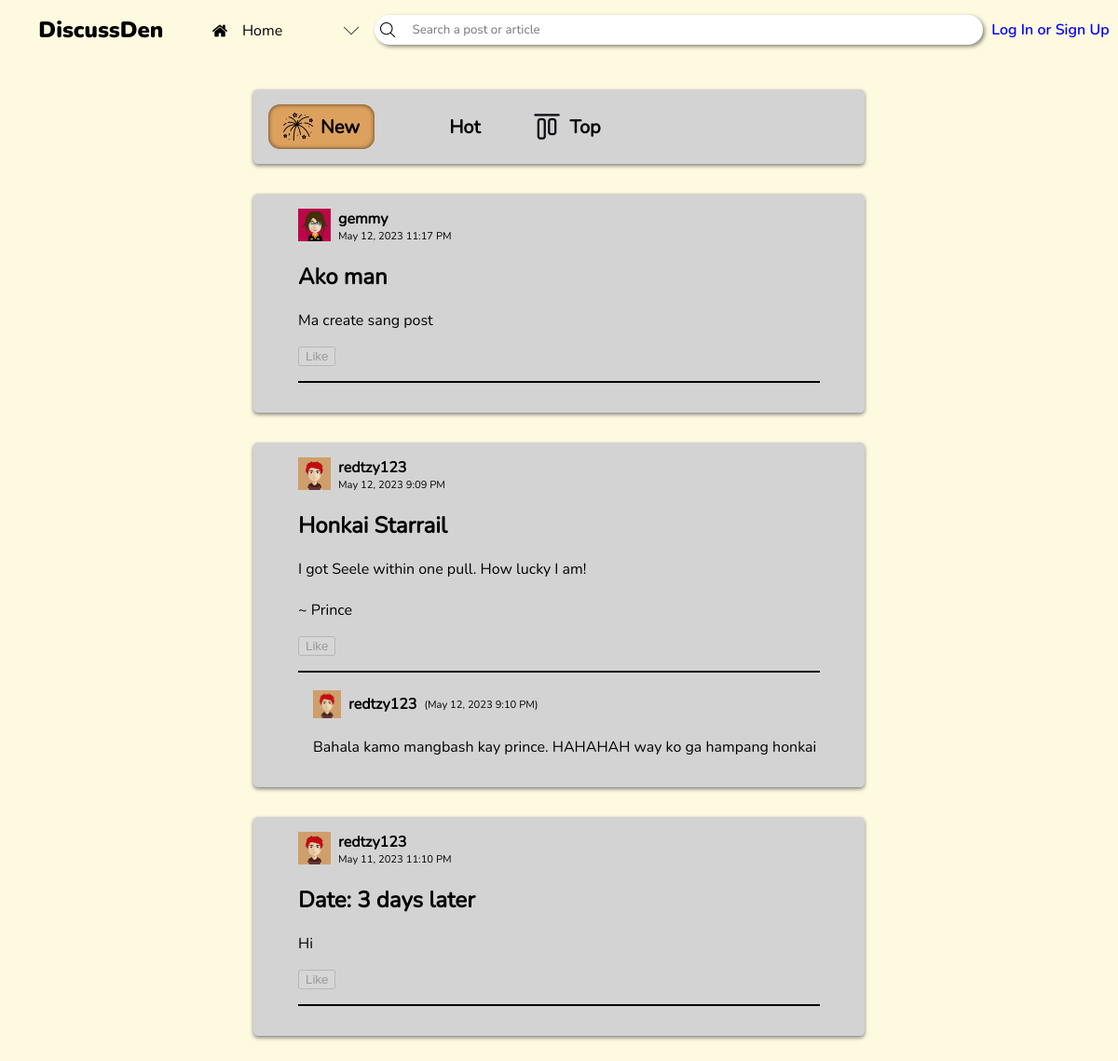
The app's page /home.php with its own data.
### tables this page shows
CREATE TABLE posts (id INTEGER PRIMARY KEY AUTOINCREMENT NOT NULL UNIQUE, user_id INTEGER REFERENCES users (user_id) NOT NULL, title TEXT NOT NULL, content TEXT NOT NULL, date, likes);

CREATE TABLE users (user_id INTEGER PRIMARY KEY AUTOINCREMENT, username TEXT UNIQUE NOT NULL, password TEXT NOT NULL, recent_searches, description TEXT DEFAULT "The user does not have a description" NOT NULL, profile_src TEXT DEFAULT black NOT NULL ON CONFLICT REPLACE);

CREATE TABLE comments (comment_id INTEGER PRIMARY KEY AUTOINCREMENT UNIQUE NOT NULL, post_id INTEGER REFERENCES posts (id) ON DELETE NO ACTION NOT NULL, name TEXT, content TEXT NOT NULL, date);

### home.php (the view, shortened to what this page needs)
<!DOCTYPE html>
<html lang="en">
<head>
    <link rel="stylesheet" href="header.css">
    <link rel="stylesheet" href="post-boxes.css">
</head>
<body>
    <?php include "header.php"?>
    <div class="input-section">
        <div class="post-tab">
            <div class="group <?php if(empty($_SESSION['sortMethod']) || $_SESSION['sortMethod'] == 'new') echo 'active'?>" id="sort-by-new">
                <img src="img/new.png" alt="" class="icon" />
                <span>New</span>
            </div>
            <div class="group <?php if(isset($_SESSION['sortMethod']) && $_SESSION['sortMethod'] == 'hot') echo 'active'?>" id="sort-by-hot">
                <span>Hot</span>
            </div>
            <div class="group <?php if(isset($_SESSION['sortMethod']) && $_SESSION['sortMethod'] == 'top') echo 'active'?>" id="sort-by-top">
                <img src="img/top.png" alt="" class="icon" />
                <span>Top</span>
            </div>
        </div>
    </div>
    <section class="post-section">
    <?php
        $stmt = $db -> prepare('SELECT * FROM posts');
        $stmt -> execute();
        $posts = $stmt -> fetchAll(PDO::FETCH_ASSOC);
        if (isset($_SESSION['sortMethod']))
        {
            if ($_SESSION['sortMethod'] == 'hot') {
                usort($posts, function($a, $b) {
                    $date = new DateTime("now", new DateTimeZone("Asia/Manila"));
                    $date -> modify('-2 days');
                    if (DateTime::createFromFormat('F j, Y g:i A', $a['date']) >= $date && DateTime::createFromFormat('F j, Y g:i A', $b['date']) >= $date) {
                        if (count(json_decode($b['likes'])) == count(json_decode($a['likes'])))
                            return strtotime($b['date']) - strtotime($a['date']);
                        return count(json_decode($b['likes'])) - count(json_decode($a['likes']));
                    }
                    return strtotime($b['date']) - strtotime($a['date']);
                });
            }
            else if ($_SESSION['sortMethod'] == 'top') {
                usort($posts, function($a, $b) {
                    if (count(json_decode($b['likes'])) == count(json_decode($a['likes'])))
                        return strtotime($b['date']) - strtotime($a['date']);
                    return count(json_decode($b['likes'])) - count(json_decode($a['likes']));
                });
            }
            else {
                usort($posts, function($a, $b) {
                    return strtotime($b['date']) - strtotime($a['date']);
                });
            }
        } else {
            usort($posts, function($a, $b) {
                return strtotime($b['date']) - strtotime($a['date']);
            });
        }
        foreach ($posts as $post) {
            $stmt = $db -> prepare('SELECT * FROM users WHERE user_id = :userID');
            $stmt -> bindParam(':userID', $post['user_id'], PDO::PARAM_INT);
            $stmt -> execute();
            $post_user = $stmt -> fetch(PDO::FETCH_ASSOC);
            echo    '<div class="post-container">
                        <div class="post-user">
                            <svg width=35 height=35>
                                <image href="' . $post_user['profile_src'] . '" x=0 y=0 width=35 height=35 clip-path="url(#avatar-clip)" />
                            </svg>
                            <a href="';
                            if (isset($_SESSION['username']) && $_SESSION['username'] === $post_user['username']) echo 'profile.php';
                            else echo 'profile-visit.php?user_id=' . $post['user_id'];
                            echo '"><h4 class="username">' . $post_user['username'] . '</h4></a>
                            <p>' . $post['date'] . '</p>
                        </div>
                        <div class="post-content">
                            <h2>' . $post['title'] . '</h2>
                            <p>' . $post['content'] . '</p>';
            if (isset($_SESSION['username'])) {
                echo '<button class="like" data-id="' . $post['id'] . '">';
                if (($likes = json_decode($post['likes'])) !== NULL) {
                    echo '<p class="likes">' . count(json_decode($post['likes'])) . '</p>';
                }
                    echo '<img class="like-state" ';
                        if(!((array_search($_SESSION['username'], json_decode($post['likes']))) === false)) {
                            echo 'src="img/upvote-filled.png"';
                        } else {
                            echo 'src="img/upvote-nofill.png"';
                        }
                    echo '/>
                </button>';
            } else {
                echo '<button disabled>Like</button>';
            }
            echo '</div><hr>';
            $stmt = $db -> prepare('SELECT * FROM comments WHERE post_id = :post_id');
            $stmt -> bindParam(':post_id', $post['id'], PDO::PARAM_INT);
            $stmt -> execute();
            $comments = $stmt -> fetchAll(PDO::FETCH_ASSOC);
            foreach ($comments as $comment) {
                $stmt = $db -> prepare('SELECT * FROM users WHERE username = :user');
                $stmt -> bindParam(':user', $comment['name'], PDO::PARAM_STR);
                $stmt -> execute();
                $comment_user = $stmt -> fetch(PDO::FETCH_ASSOC);
                $user_id = $comment_user['user_id'];
                echo    '<div class="comment-container">
                            <div>
                                <svg width=30 height=30>
                                    <image href="' . $comment_user['profile_src'] . '" width=100% height=100% clip-path="url(#avatar-clip)" />
                                </svg>
                                <a href="';
                                if (isset($_SESSION['username']) && $_SESSION['username'] === $comment['name']) echo 'profile.php';
                                else echo 'profile-visit.php?user_id=' . $user_id;
                                echo '"><h4 class="username">' . $comment['name'] . '</h4></a>
                                <p>(' . $comment['date'] . ')</p>
                            </div>
                            <p>' . $comment['content'] . '</p>
                        </div>';
            }
            echo '
                    <form class="comment-box">
                        <input type="hidden" name="post_id" value="' . $post['id'] . '">
                ';
            echo '</form></div>';
        }
    ?>
    </section>
</body>
</html>

### header.php (shortened to what this page needs)
<header>
    <h2>DiscussDen</h2>
    <div id="tab-box" tabindex=0>
        <?php
            if ($_SERVER['PHP_SELF'] == '/CCS222-Project/home.php') {
                echo '
                <div class="tab-option" first-option tabindex=-1>
                    <img src="img/home.png" alt="" class="icon">
                    <p>Home</p>
                </div>
                <div class="tab-option" onclick="window.location.href=\'communities.php\'" tabindex=-1>
                    <img src="img/add.png" alt="" class="icon">
                    <p>Communities</p>
                </div>
                <div class="tab-option" onclick="window.location.href=\'trending.php\'" tabindex=-1>
                    <img src="img/trend.png" alt="" class="icon">
                    <p>Trending</p>
                </div>
                ';
            }
        ?>
        <img src="img/drop down.png" alt="" class="dropdown icon">
    </div>
    <form action="" method="post" id="searchbar">
        <img src="img/search.png" alt="" class="icon">
        <input name="search" type="search" placeholder="Search a post or article" autocomplete="off" tabindex=0>
    </form>
    <?php if(isset($_SESSION['username'])) {
        echo '
        <div id="user-btn" tabindex=0>
            <svg width=50 height=50>
                <defs>
                    <clipPath id="avatar-clip" clipPathUnits="objectBoundingBox" >
                        <circle cx=0.5 cy=0.5 r=0.5 />
                    </clipPath>
                </defs>
                <image href="' . $user_profile . '" width=100% height=100% clip-path="url(#avatar-clip)" />
            </svg>
            <p class="username">' . $_SESSION['username'] . '</p>
            <div class="tab-option" name="profile" tabindex=-1 data-name="' . $_SERVER['PHP_SELF'] . '">
                <img src="img/add.png" alt="" class="icon">
                <p>';
                    if ($_SERVER['PHP_SELF'] == '/CCS222-Project/profile.php' || $_SERVER['PHP_SELF'] == '/CCS222-Project/profile-visit.php') echo 'Back to Home';
                    else echo 'Profile';
                echo '</p>
            </div>
            <div class="tab-option" name="logout" tabindex=-1>
                <img src="img/add.png" alt="" class="icon">
                <p>Log out</p>
            </div>
        </div>
        ';
    } else {
        echo '<a href="login.php" tabindex=3>Log In or Sign Up</a>';
    } ?>
</header>

### header.css (style rules this page uses)
html { color-scheme: light dark; }
body { --dark-color-1: #283618; --dark-color-2: #606c38; --medium-color: #bc6c25; --light-color-1: #dda15e; --light-color-2: #fefae0; background-color: var(--light-color-2); margin: 0; overflow-y: overlay; }
header { position: fixed; inset: 0 0 auto; height: 4rem; background-color: var(--light-color-2); display: flex; justify-content: space-evenly; align-items: center; z-index: 1; }
header h2, header p { user-select: none; }
header > h2 { font-family: nunito-black; margin: 0 2rem; }
.icon { width: 1rem; }
#tab-box { background-color: var(--light-color-2); align-self: flex-start; margin-top: 0.85rem; position: relative; display: flex; flex-direction: column; width: 11rem; border-radius: 0.5rem; max-height: 2.25rem; overflow: hidden; outline: solid 2px transparent; outline-offset: -2px; transition: 400ms cubic-bezier(0.445, 0.05, 0.55, 0.95); }
.tab-option { padding: 0.5em 0.7em; display: flex; align-items: center; }
.tab-option > img { object-fit: contain; }
.tab-option > p { margin: 0; margin-left: 1rem; font-family: nunito-reg; }
.dropdown.icon { position: absolute; right: 0.5rem; top: 0.7rem; align-self: center; }
#searchbar { display: flex; align-items: center; background-color: white; border-radius: 2rem; box-shadow: 2px 2px 4px #0007; padding: 0.4rem; width: 40rem; position: relative; isolation: isolate; }
#searchbar > input { background: none; border: none; outline: none; width: 100%; margin-left: 1rem; font-family: nunito-reg; color: black; }
a[href="login.php"] { font-family: nunito-semibold; color: blue; text-decoration: none; }

### post-boxes.css (style rules this page uses)
h4.username { margin: 0; margin-inline: 0.5rem; }
.input-section { margin-top: 6rem; }
.post-tab { width: calc(100% - 36rem); background-color: lightgray; display: flex; align-items: center; margin: 2rem auto 0; padding: 1rem; border-radius: 0.3rem; box-shadow: 0 2px 4px 0 gray; font-family: nunito-reg; }
.post-tab img { width: 2rem; }
.group { margin-right: 1.5rem; font-style: bold; font-weight: 800; font-size: 20px; border-radius: 0.8rem; padding: 8px 16px; transition: 200ms ease-out; display: flex; column-gap: 0.5rem; align-items: center; cursor: pointer; }
.group.active { background-color: var(--light-color-1); box-shadow: 0 0 5px inset #000a; }
.post-section { width: calc(100% - 30rem); display: flex; flex-direction: column; margin-inline: auto; margin-bottom: 2rem; --dark-color-1: #283618; --dark-color-2: #606c38; --medium-color: #bc6c25; --light-color-1: #dda15e; --light-color-2: #fefae0; }
.post-container { background-color: lightgray; display: flex; flex-direction: column; position: relative; margin: 2rem 2rem 0; padding: 1rem 3rem; border-radius: 0.3rem; box-shadow: 0 2px 4px 0 gray; font-family: nunito-reg; overflow-x: hidden; }
.post-container hr { border: none; width: 100%; height: 2px; background-color: black; margin-block: 1rem; }
.post-user { display: grid; grid-template-rows: auto auto; grid-template-columns: auto auto; width: fit-content; }
.post-user * { grid-column: 2; margin: 0; }
.post-user svg { grid-column: 1; grid-row: 1 / span 2; }
.post-user p { font-size: 0.7rem; margin-left: 0.5rem; }
.post-user a, .comment-container a { text-decoration: none; color: black; }
.comment-container { margin-left: 1rem; }
.comment-container div { display: flex; align-items: center; }
.comment-container div p { font-size: 0.7rem; }

### records on screen
posts: user.username "gemmy", date "May 12, 2023 11:17 PM", title "Ako man", content "Ma create sang post"
posts: user.username "redtzy123", date "May 12, 2023 9:09 PM", title "Honkai Starrail", content "I got Seele within one pull. How lucky I am! ~ Prince"
comments: name "redtzy123", date "May 12, 2023 9:10 PM", content "Bahala kamo mangbash kay prince. HAHAHAH way ko ga hampang honkai"
posts: user.username "redtzy123", date "May 11, 2023 11:10 PM", title "Date: 3 days later", content "Hi"
